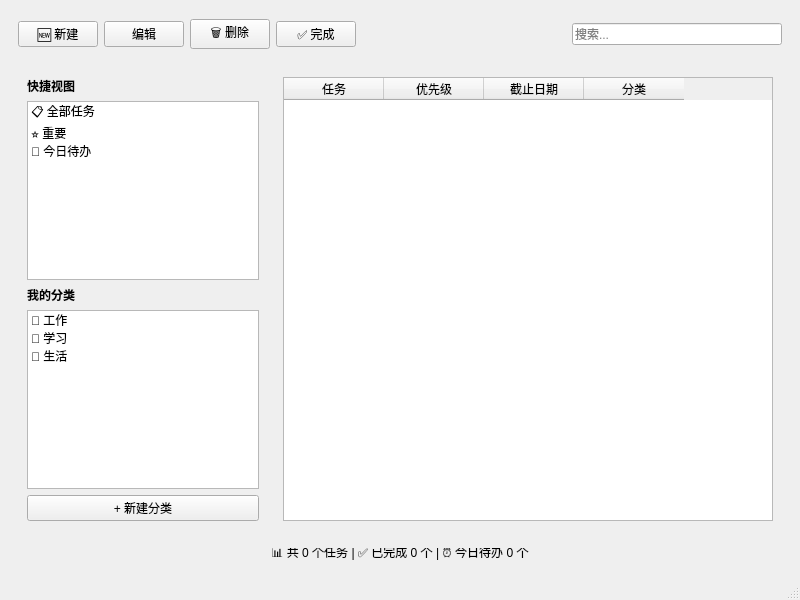
<?xml version="1.0" encoding="UTF-8"?>
<ui version="4.0">
 <class>MainWindow</class>
 <widget class="QMainWindow" name="MainWindow">
  <property name="geometry">
   <rect>
    <x>0</x>
    <y>0</y>
    <width>800</width>
    <height>600</height>
   </rect>
  </property>
  <property name="windowTitle">
   <string>TaskFlow</string>
  </property>
  <widget class="QWidget" name="centralwidget">
   <layout class="QVBoxLayout" name="mainVerticalLayout">
    <property name="spacing">
     <number>0</number>
    </property>
    <item>
     <widget class="QWidget" name="toolbarWidget" native="true">
      <property name="minimumSize">
       <size>
        <width>0</width>
        <height>50</height>
       </size>
      </property>
      <property name="maximumSize">
       <size>
        <width>16777215</width>
        <height>50</height>
       </size>
      </property>
      <layout class="QHBoxLayout" name="toolbarLayout">
       <item>
        <widget class="QPushButton" name="newTaskBtn">
         <property name="text">
          <string>🆕 新建</string>
         </property>
        </widget>
       </item>
       <item>
        <widget class="QPushButton" name="editTaskBtn">
         <property name="text">
          <string>编辑</string>
         </property>
        </widget>
       </item>
       <item>
        <widget class="QPushButton" name="deleteTaskBtn">
         <property name="text">
          <string>🗑️ 删除</string>
         </property>
        </widget>
       </item>
       <item>
        <widget class="QPushButton" name="completeTaskBtn">
         <property name="text">
          <string>✅ 完成</string>
         </property>
        </widget>
       </item>
       <item>
        <spacer name="horizontalSpacer">
         <property name="orientation">
          <enum>Qt::Orientation::Horizontal</enum>
         </property>
         <property name="sizeHint" stdset="0">
          <size>
           <width>40</width>
           <height>20</height>
          </size>
         </property>
        </spacer>
       </item>
       <item>
        <widget class="QLineEdit" name="searchBox">
         <property name="placeholderText">
          <string>搜索...</string>
         </property>
        </widget>
       </item>
      </layout>
     </widget>
    </item>
    <item>
     <widget class="QWidget" name="contentWidget" native="true">
      <layout class="QHBoxLayout" name="contentLayout">
       <item>
        <widget class="QWidget" name="leftSidebarWidget" native="true">
         <property name="minimumSize">
          <size>
           <width>200</width>
           <height>0</height>
          </size>
         </property>
         <property name="maximumSize">
          <size>
           <width>250</width>
           <height>16777215</height>
          </size>
         </property>
         <layout class="QVBoxLayout" name="sidebarLayout">
          <item>
           <widget class="QLabel" name="quickViewLabel">
            <property name="font">
             <font>
              <bold>true</bold>
             </font>
            </property>
            <property name="text">
             <string>快捷视图</string>
            </property>
           </widget>
          </item>
          <item>
           <widget class="QListWidget" name="quickViewList">
            <property name="sizePolicy">
             <sizepolicy hsizetype="Expanding" vsizetype="Expanding">
              <horstretch>0</horstretch>
              <verstretch>0</verstretch>
             </sizepolicy>
            </property>
            <item>
             <property name="text">
              <string>📋 全部任务</string>
             </property>
            </item>
            <item>
             <property name="text">
              <string>⭐ 重要</string>
             </property>
            </item>
            <item>
             <property name="text">
              <string>📅 今日待办</string>
             </property>
            </item>
           </widget>
          </item>
          <item>
           <widget class="QLabel" name="categoryLabel">
            <property name="font">
             <font>
              <bold>true</bold>
             </font>
            </property>
            <property name="text">
             <string>我的分类</string>
            </property>
           </widget>
          </item>
          <item>
           <widget class="QListWidget" name="categoryList">
            <property name="sizePolicy">
             <sizepolicy hsizetype="Expanding" vsizetype="Expanding">
              <horstretch>0</horstretch>
              <verstretch>0</verstretch>
             </sizepolicy>
            </property>
            <item>
             <property name="text">
              <string>📁 工作</string>
             </property>
            </item>
            <item>
             <property name="text">
              <string>📁 学习</string>
             </property>
            </item>
            <item>
             <property name="text">
              <string>📁 生活</string>
             </property>
            </item>
           </widget>
          </item>
          <item>
           <widget class="QPushButton" name="addCategoryBtn">
            <property name="text">
             <string>+ 新建分类</string>
            </property>
           </widget>
          </item>
         </layout>
        </widget>
       </item>
       <item>
        <widget class="QWidget" name="rightContentWidget" native="true">
         <layout class="QVBoxLayout" name="rightContentLayout">
          <item>
           <widget class="QTableWidget" name="taskTable">
            <property name="columnCount">
             <number>4</number>
            </property>
            <column>
             <property name="text">
              <string>任务</string>
             </property>
            </column>
            <column>
             <property name="text">
              <string>优先级</string>
             </property>
            </column>
            <column>
             <property name="text">
              <string>截止日期</string>
             </property>
            </column>
            <column>
             <property name="text">
              <string>分类</string>
             </property>
            </column>
           </widget>
          </item>
         </layout>
        </widget>
       </item>
      </layout>
     </widget>
    </item>
    <item>
     <widget class="QWidget" name="statusWidget" native="true">
      <property name="minimumSize">
       <size>
        <width>0</width>
        <height>30</height>
       </size>
      </property>
      <property name="maximumSize">
       <size>
        <width>16777215</width>
        <height>30</height>
       </size>
      </property>
      <layout class="QHBoxLayout" name="statusLayout">
       <item>
        <widget class="QLabel" name="statusLabel">
         <property name="text">
          <string>📊 共 0 个任务 | ✅ 已完成 0 个 | ⏰ 今日待办 0 个</string>
         </property>
         <property name="alignment">
          <set>Qt::AlignmentFlag::AlignCenter</set>
         </property>
        </widget>
       </item>
      </layout>
     </widget>
    </item>
   </layout>
  </widget>
  <widget class="QStatusBar" name="statusbar"/>
 </widget>
 <resources/>
 <connections/>
</ui>
